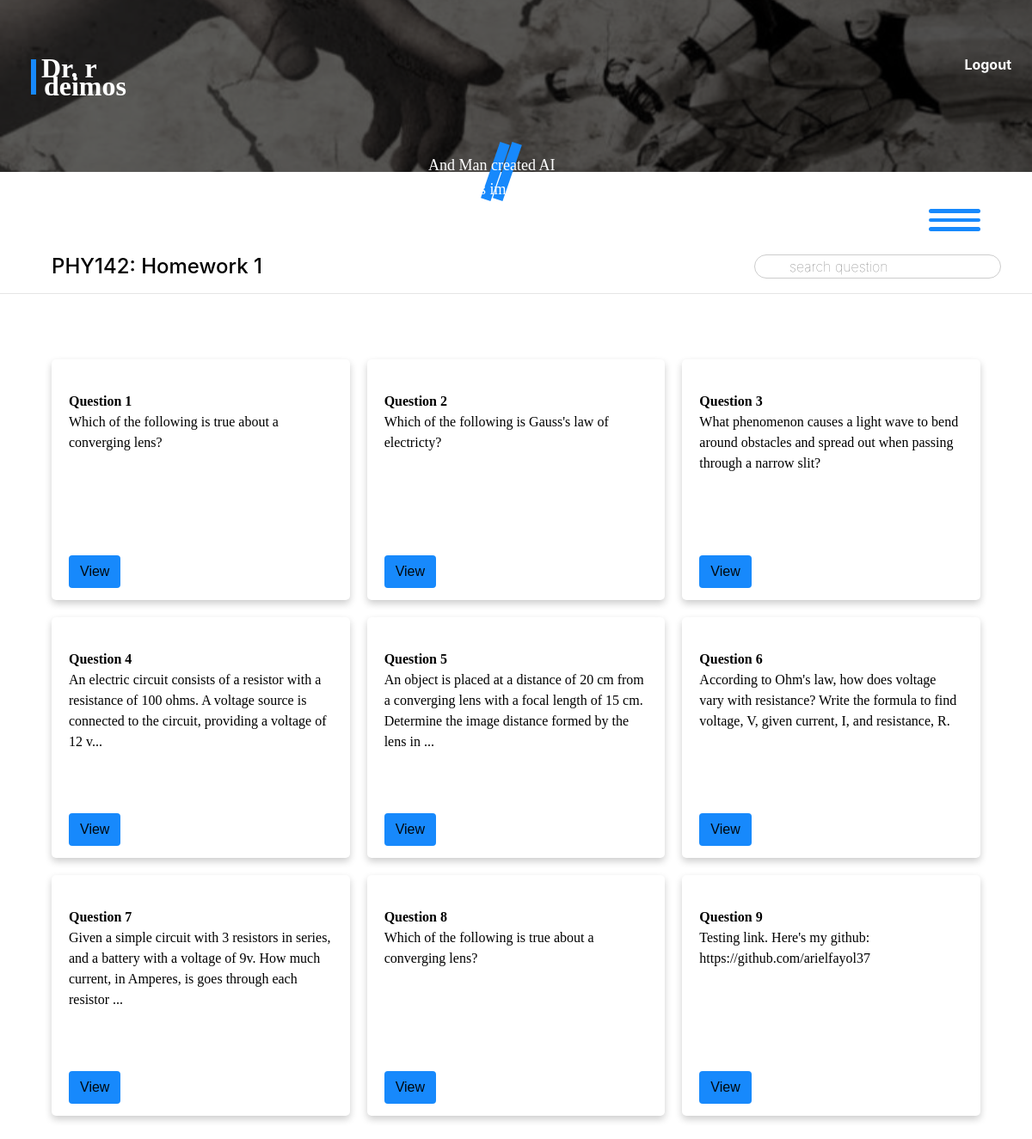
The page /deimos/courses/13/assignments/5 (signed in) on the database as committed earlier.
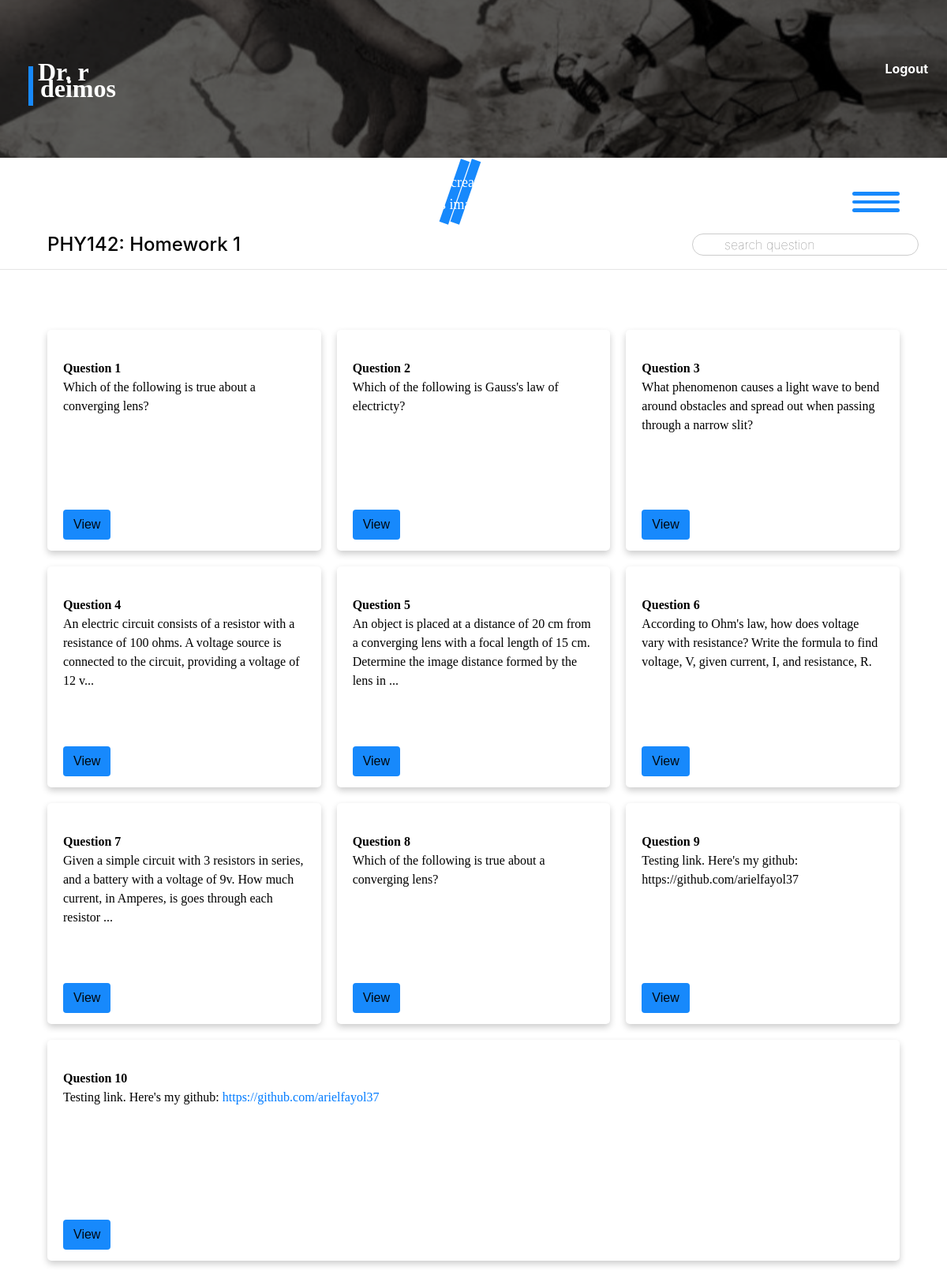
The same page on the database as committed later.
### phobos/models.py (models this page shows, shortened)
class Question(models.Model):
    number = models.CharField(blank=False, null=False, max_length=5)
    text = models.TextField(max_length= 2000, null=False, blank=False)
    assignment = models.ForeignKey(Assignment, null=True, on_delete=models.CASCADE, \
                                   related_name="questions")
    category = models.CharField(max_length=50, null=True, blank=True)
    topic = models.ForeignKey(Topic, on_delete=models.SET_NULL, null=True, blank=True)
    sub_topic = models.ForeignKey(SubTopic, on_delete=models.SET_NULL, null=True, blank=True)
    num_points = models.IntegerField(default=10, validators=[MinValueValidator(0), MaxValueValidator(15)]) # Add lower and upper bound.
    parent_question = models.ForeignKey('self', on_delete=models.CASCADE, null=True, \
                                        blank=True, related_name='sub_questions')
    timestamp = models.DateTimeField(auto_now_add=True)
    difficulty_level = models.CharField(
        max_length=10,
        choices=DifficultyChoices.choices,
        default=DifficultyChoices.MEDIUM,
    )
    answer_type = models.CharField(
        max_length = 30,
        choices = QuestionChoices.choices,
        default = QuestionChoices.STRUCTURAL_TEXT
    )
    answer = models.CharField(max_length=1000, null=True, blank=True)

### deimos/views.py (the view)
@login_required(login_url='astros:login')
def assignment_management(request, assignment_id, course_id=None):
    student = get_object_or_404(Student, pk = request.user.pk)
    assignment = get_object_or_404(Assignment, pk = assignment_id)
    is_assigned = AssignmentStudent.objects.filter(student=student, assignment=assignment).exists()
    if not is_assigned:
        return HttpResponseForbidden('You have not be assigned this assignment.')
    questions = Question.objects.filter(assignment = assignment)
    context = {
        "questions": questions,
        "assignment": assignment
    }
    return render(request, "deimos/assignment_management.html", context)

### deimos/templates/deimos/assignment_management.html (shortened to what this page needs)
{% extends 'deimos/layout.html' %}
{% block body%}
    <div id="sf-container">
        <input  id="search-field" type="text" name="search" placeholder="search question"/>
    </div>
    <br/>
    <h4>{{assignment.course.name}}: {{assignment.name}}</h4><hr/>
    <ul class="courses course-list">
        {% for question in questions %}
            {% include 'deimos/question_display.html' with question=question assignment_id=assignment.id course_id=assignment.course.id%}
        {% endfor %}
    </ul>
{% endblock %}

### deimos/templates/deimos/question_display.html (shortened to what this page needs)
<li class="question-li course-li" data-question-id="{{ question.id }}">
    <div class="course-section assigment-section">
        <div class="image-container">
        </div>
        <div class="c-text q-text">
            <span class="c-name"><strong>Question {{question.number}}</strong>
            <p class="c-description">{% if question.text|length > 147 %}
                {{ question.text|safe|slice:":147" }}...
            {% else %}
                {{ question.text|safe }}
            {% endif %}</p><br/>
        </div>
    </div>
    <div class="edit-section il">{% csrf_token %}
        <div><a href="{% url 'deimos:answer_question' assignment_id=assignment_id course_id=course_id question_id=question.id%}">
            <button class="btn edit-btn co" data-question-id="{{ question.id}}">View</button></div></a>
    </div>
</li>

Rows that differ between the two databases and show on the page:
added Question: number "10", text "Testing link. Here's my github: https://github.com/arielfayol37"
